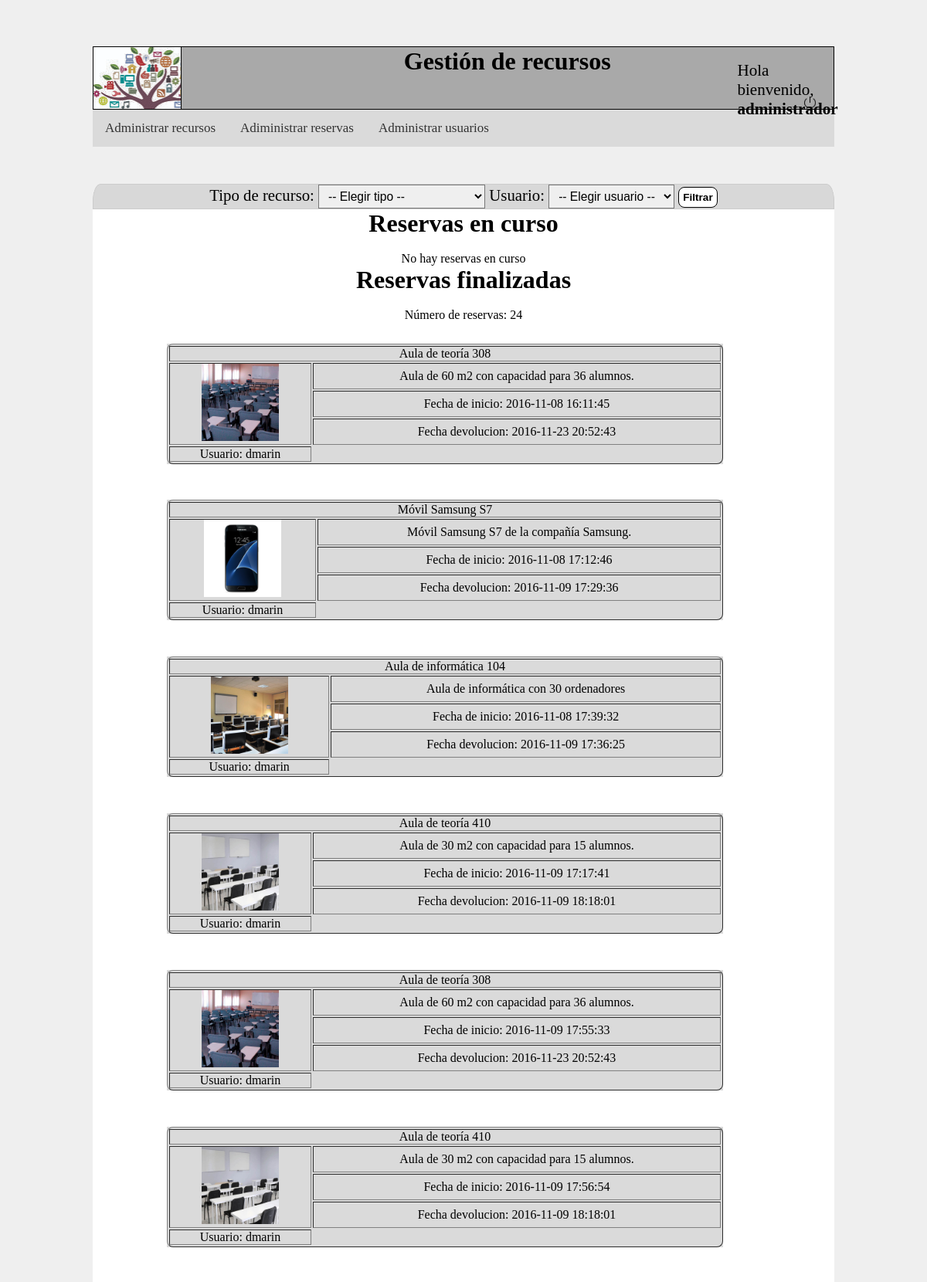
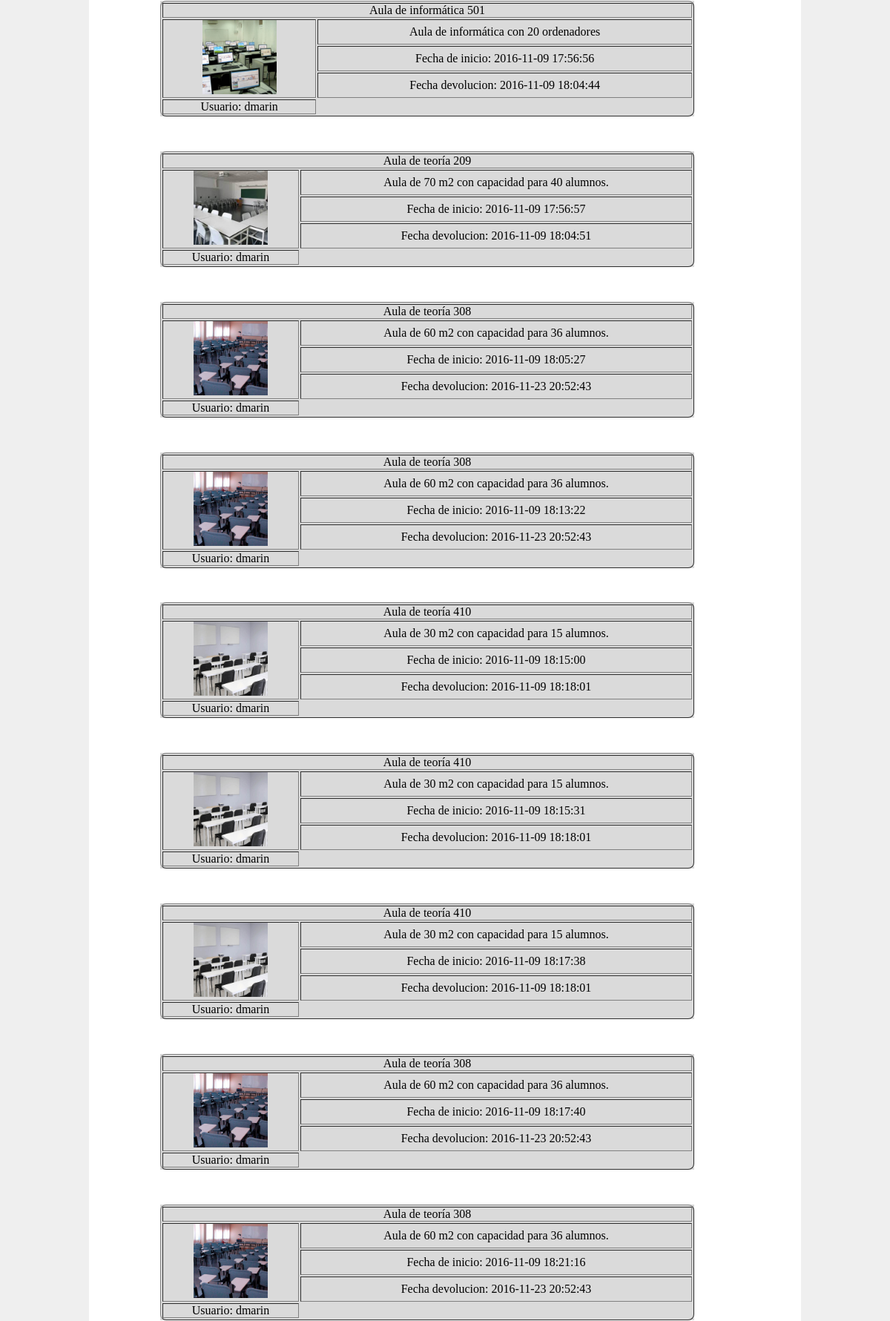
The app's page /proyecto3/php/administrador_reserva.php (signed in, upper part) with its own data (2 pictures, top to bottom).
### tables this page shows
CREATE TABLE `tbl_usuario` (
  `usu_id` int(3) NOT NULL,
  `usu_nickname` varchar(15) NOT NULL,
  `usu_nombre` varchar(15) NOT NULL,
  `usu_apellido` varchar(15) NOT NULL,
  `usu_correo` varchar(30) NOT NULL,
  `usu_cargo` varchar(15) NOT NULL DEFAULT 'usuario',
  `usu_contrasena` varchar(15) NOT NULL,
  `usu_estado` varchar(20) NOT NULL DEFAULT 'alta'
);

CREATE TABLE `tbl_reserva` (
  `res_id` int(4) NOT NULL,
  `res_fechainicio` datetime NOT NULL,
  `res_fechafinal` datetime DEFAULT NULL,
  `res_recursoid` int(2) NOT NULL,
  `res_usuarioid` int(3) NOT NULL
);

CREATE TABLE `tbl_recurso` (
  `rec_id` int(2) NOT NULL,
  `rec_nombre` varchar(30) NOT NULL,
  `rec_foto` varchar(15) NOT NULL DEFAULT '0.jpg',
  `rec_descripcion` varchar(200) NOT NULL,
  `rec_tipoid` int(2) NOT NULL,
  `rec_estado` varchar(15) NOT NULL DEFAULT 'Disponible'
);

### proyecto3/php/administrador_reserva.php (the view, shortened to what this page needs)
<?php
		$conexion = mysqli_connect('localhost', 'root', '', 'bd_proyecto2');
		extract($_REQUEST);
		$con =	"SELECT * FROM `tbl_usuario` WHERE `usu_id` = '". $_SESSION["usu_id"] ."'";
		$result	=	mysqli_query($conexion,$con);
		while ($fila = mysqli_fetch_row($result))
			{
				$usu_nickname	=	$fila[1];
			}
		$sql = "SELECT * FROM tbl_tiporecurso ORDER BY tr_id";
		$encurso =	" SELECT * FROM tbl_reserva INNER JOIN tbl_recurso ON tbl_recurso.rec_id = tbl_reserva.res_recursoid INNER JOIN tbl_usuario ON tbl_usuario.usu_id = tbl_reserva.res_usuarioid WHERE res_fechafinal IS NULL";
		$finaliza =	" SELECT * FROM tbl_reserva INNER JOIN tbl_recurso ON tbl_recurso.rec_id = tbl_reserva.res_recursoid INNER JOIN tbl_usuario ON tbl_usuario.usu_id = tbl_reserva.res_usuarioid WHERE res_fechafinal IS NOT NULL ";
		$reservas = mysqli_query($conexion, $encurso);
		$reservas1 = mysqli_query($conexion, $finaliza);
		$tipos = mysqli_query($conexion, $sql);
?>
<!DOCTYPE html>
<html>
<head>
	<link rel="stylesheet" type="text/css" href="../css/recursos.css">
</head>
<body>
<div class="header">
			<div class="logo">
			</div>
			<h1 align="center">Gestión de recursos</h1>
			<div class="profile">
			<p class="welcome">Hola bienvenido, <br /><b>
			<?php echo $usu_nickname; ?></b>
			</p>
			</div>
			<div class="logout">
				<a href="logout.proc.php" onclick="return logout();">
					<img class="img_logout" src="../img/logout_small.png" alt="Cerrar sesión">
				</a>
			</div>
		</div>
<nav>
	<ul class="topnav">
		<li class="li"><a href="administrador_recursos.php">Administrar recursos</a></li>
		<li class="li"><a href="#">Adiministrar reservas</a></li>
		<li class="li"><a href="administrador_usuarios.php">Administrar usuarios</a></li>
	</ul>
</nav>
<div class="container">
	<?php
	if(mysqli_num_rows($tipos)>0){
		?>
	<form action="administrador_reserva.php" method="get" class="formtipo">
	Tipo de recurso:
		<select name="tr_id">
			<option value="0">-- Elegir tipo --</option>
		</select>
		Usuario:
		<select name="usu_id">
			<option value="0">-- Elegir usuario --</option>
			<?php
			}
				?>
		</select>
		<input type="submit" name="enviar" value="Filtrar">
	</form>
	<h1>Reservas en curso</h1>
	<br/>
	<?php
		if (mysqli_num_rows($reservas)>0) {
			echo "Número de reservas: " . mysqli_num_rows($reservas) . "<br/><br/>";
							while($reserva	=	mysqli_fetch_array($reservas)){
								echo "<div class='content_rec'>";
									echo "<table border>";
										echo "<tr>";
											echo "<td colspan='2'>" .$reserva['rec_nombre']. "</td>";
										echo "</tr>";
										echo "<tr>";
											echo "<td rowspan='3'><img class='img_recu'  width='100' src='../img/recursos/".$reserva['rec_foto']."'></td>";
											echo "<td>".$reserva['rec_descripcion']."</td>";
										echo "</tr>";
										echo "<tr>";
											echo "<td>Fecha de inicio: " .$reserva['res_fechainicio']. "</td>";
										echo "</tr>";
										echo "<tr>";
											echo "<td>Usuario: " .$reserva['usu_nickname']. "</td>";
										echo "</tr>";
										echo "<tr>";
											echo "<td colspan='2'> <a class='free_recu' href='liberar.proc.php?recu_id=" .$reserva['rec_id']. "&res_id=" .$reserva['res_id']. "' onclick='return destroy();'>LIBERAR RECURSO </a></td>";
										echo "</tr>";
									echo "</table>";
									echo "</div>";
									echo "<br/>";
								}
						} else {
							echo "No hay reservas en curso";
						}
		?>
		<h1>Reservas finalizadas</h1>
	<br/>
	<?php
		if (mysqli_num_rows($reservas1)>0) {
			echo "Número de reservas: " . mysqli_num_rows($reservas1) . "<br/><br/>";
							while($reserva1	=	mysqli_fetch_array($reservas1)){
								echo "<div class='content_rec'>";
									echo "<table border>";
										echo "<tr>";
											echo "<td colspan='2'>" .$reserva1['rec_nombre']. "</td>";
										echo "</tr>";
										echo "<tr>";
											echo "<td rowspan='3'><img class='img_recu' width='100' src='../img/recursos/".$reserva1['rec_foto']."'></td>";
											echo "<td>".$reserva1['rec_descripcion']."</td>";
										echo "</tr>";
										echo "<tr>";
											echo "<td>Fecha de inicio: " .$reserva1['res_fechainicio']. "</td>";
										echo "</tr>";
										echo "<tr>";
											echo "<td>Fecha devolucion: " .$reserva1['res_fechafinal']. "</td>";
										echo "</tr>";
										echo "<tr>";
											echo "<td>Usuario: " .$reserva1['usu_nickname']. "</td>";
										echo "</tr>";
									echo "</table>";
									echo "</div>";
									echo "<br/>";
								}
						} else {
							echo "No se ha realizado ninguna reserva";
						}
		?>
</div>
</body>
</html>

### proyecto3/css/recursos.css (style rules this page uses)
* { margin:0px; padding:0px; }
body { background-color: #EFEFEF; width: 80%; margin: 5% 10%; }
.header { height: 80px; background-color: #A9A9A9; border: solid 1px black; }
.logo { background-image: url("../img/banner_opt.jpg"); height: 100%; width: 11.75%; border-right: solid 1px black; float: left; }
.welcome { position: relative; margin-left: 85%; width: 25%; }
nav { margin: 0; padding: 0; background-color: #DADADA; }
nav ul.topnav { list-style-type: none; overflow: hidden; }
nav ul.topnav li { float: left; }
nav ul.topnav li a { display: inline-block; color: #333; text-align: center; padding: 14px 16px; text-decoration: none; transition: 0.3s; font-size: 17px; }
.profile { width: 20%; margin-left: 70%; margin-top: -2%; font-size: 1.32em; }
.container { background-color: white; width: 100%; border-radius:1em; height: 100%; margin-top: 2%; text-align: center; font-size: 1em; }
.content_rec { margin-top: 1%; margin-bottom: 2%; text-align:center; width: 75%; background-color:#DADADA; margin-left: 10%; }
.content_rec table { width: 100%; border-radius: 8px 8px 8px 8px; }
.formtipo { margin-top: 5%; }
.img_logout { width: 8%; margin-left: 75% }
.logout { width: 20%; position: relative; margin-left: 81%; margin-top: -3%; }
.formtipo { font-size: 1.3em; border: 1px solid #ccc; background-color: #D8D8D8; border-top-left-radius: 0.5em 1em; border-top-right-radius: 0.5em 1em; }
select { padding: 5px 8px; box-shadow: none; background-image: none; font-size:0.75em; }
input { font-weight: bold; cursor: pointer; padding: 5px; border: 1px solid #000; background: #fff; border-radius: 8px 8px 8px 8px; font-size: 0.65em; }

### records on screen
tbl_usuario: usu_nickname "administrador"
tbl_reserva: tbl_recurso.rec_nombre "Aula de teoría 308", tbl_recurso.rec_foto (picture), tbl_recurso.rec_descripcion "Aula de 60 m2 con capacidad para 36 alumnos.", res_fechainicio "2016-11-08 16:11:45", res_fechafinal "2016-11-23 20:52:43", tbl_usuario.usu_nickname "dmarin"
tbl_reserva: tbl_recurso.rec_nombre "Móvil Samsung S7", tbl_recurso.rec_foto (picture), tbl_recurso.rec_descripcion "Móvil Samsung S7 de la compañía Samsung.", res_fechainicio "2016-11-08 17:12:46", res_fechafinal "2016-11-09 17:29:36", tbl_usuario.usu_nickname "dmarin"
tbl_reserva: tbl_recurso.rec_nombre "Aula de informática 104", tbl_recurso.rec_foto (picture), tbl_recurso.rec_descripcion "Aula de informática con 30 ordenadores", res_fechainicio "2016-11-08 17:39:32", res_fechafinal "2016-11-09 17:36:25", tbl_usuario.usu_nickname "dmarin"
tbl_reserva: tbl_recurso.rec_nombre "Aula de teoría 410", tbl_recurso.rec_foto (picture), tbl_recurso.rec_descripcion "Aula de 30 m2 con capacidad para 15 alumnos.", res_fechainicio "2016-11-09 17:17:41", res_fechafinal "2016-11-09 18:18:01", tbl_usuario.usu_nickname "dmarin"
tbl_reserva: tbl_recurso.rec_nombre "Aula de teoría 308", tbl_recurso.rec_foto (picture), tbl_recurso.rec_descripcion "Aula de 60 m2 con capacidad para 36 alumnos.", res_fechainicio "2016-11-09 17:55:33", res_fechafinal "2016-11-23 20:52:43", tbl_usuario.usu_nickname "dmarin"
tbl_reserva: tbl_recurso.rec_nombre "Aula de teoría 410", tbl_recurso.rec_foto (picture), tbl_recurso.rec_descripcion "Aula de 30 m2 con capacidad para 15 alumnos.", res_fechainicio "2016-11-09 17:56:54", res_fechafinal "2016-11-09 18:18:01", tbl_usuario.usu_nickname "dmarin"
tbl_reserva: tbl_recurso.rec_nombre "Aula de informática 501", tbl_recurso.rec_foto (picture), tbl_recurso.rec_descripcion "Aula de informática con 20 ordenadores", res_fechainicio "2016-11-09 17:56:56", res_fechafinal "2016-11-09 18:04:44", tbl_usuario.usu_nickname "dmarin"
tbl_reserva: tbl_recurso.rec_nombre "Aula de teoría 209", tbl_recurso.rec_foto (picture), tbl_recurso.rec_descripcion "Aula de 70 m2 con capacidad para 40 alumnos.", res_fechainicio "2016-11-09 17:56:57", res_fechafinal "2016-11-09 18:04:51", tbl_usuario.usu_nickname "dmarin"
tbl_reserva: tbl_recurso.rec_nombre "Aula de teoría 308", tbl_recurso.rec_foto (picture), tbl_recurso.rec_descripcion "Aula de 60 m2 con capacidad para 36 alumnos.", res_fechainicio "2016-11-09 18:05:27", res_fechafinal "2016-11-23 20:52:43", tbl_usuario.usu_nickname "dmarin"
tbl_reserva: tbl_recurso.rec_nombre "Aula de teoría 308", tbl_recurso.rec_foto (picture), tbl_recurso.rec_descripcion "Aula de 60 m2 con capacidad para 36 alumnos.", res_fechainicio "2016-11-09 18:13:22", res_fechafinal "2016-11-23 20:52:43", tbl_usuario.usu_nickname "dmarin"
tbl_reserva: tbl_recurso.rec_nombre "Aula de teoría 410", tbl_recurso.rec_foto (picture), tbl_recurso.rec_descripcion "Aula de 30 m2 con capacidad para 15 alumnos.", res_fechainicio "2016-11-09 18:15:00", res_fechafinal "2016-11-09 18:18:01", tbl_usuario.usu_nickname "dmarin"
tbl_reserva: tbl_recurso.rec_nombre "Aula de teoría 410", tbl_recurso.rec_foto (picture), tbl_recurso.rec_descripcion "Aula de 30 m2 con capacidad para 15 alumnos.", res_fechainicio "2016-11-09 18:15:31", res_fechafinal "2016-11-09 18:18:01", tbl_usuario.usu_nickname "dmarin"
tbl_reserva: tbl_recurso.rec_nombre "Aula de teoría 410", tbl_recurso.rec_foto (picture), tbl_recurso.rec_descripcion "Aula de 30 m2 con capacidad para 15 alumnos.", res_fechainicio "2016-11-09 18:17:38", res_fechafinal "2016-11-09 18:18:01", tbl_usuario.usu_nickname "dmarin"
tbl_reserva: tbl_recurso.rec_nombre "Aula de teoría 308", tbl_recurso.rec_foto (picture), tbl_recurso.rec_descripcion "Aula de 60 m2 con capacidad para 36 alumnos.", res_fechainicio "2016-11-09 18:17:40", res_fechafinal "2016-11-23 20:52:43", tbl_usuario.usu_nickname "dmarin"
tbl_reserva: tbl_recurso.rec_nombre "Aula de teoría 308", tbl_recurso.rec_foto (picture), tbl_recurso.rec_descripcion "Aula de 60 m2 con capacidad para 36 alumnos.", res_fechainicio "2016-11-09 18:21:16", res_fechafinal "2016-11-23 20:52:43", tbl_usuario.usu_nickname "dmarin"

### other values on screen
mysqli_num_rows($reservas1) "24"
